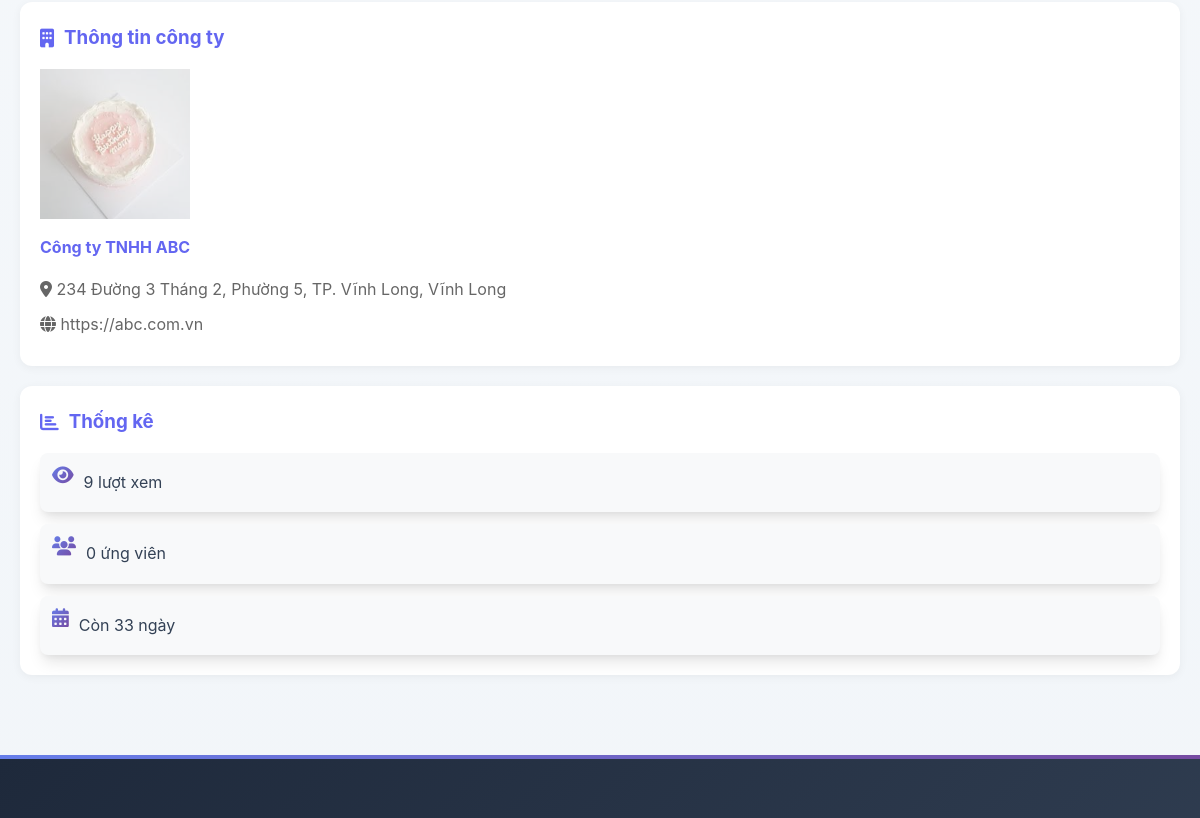
Page /tintuyendung/chitiet/13 (middle part) on the earlier database version.
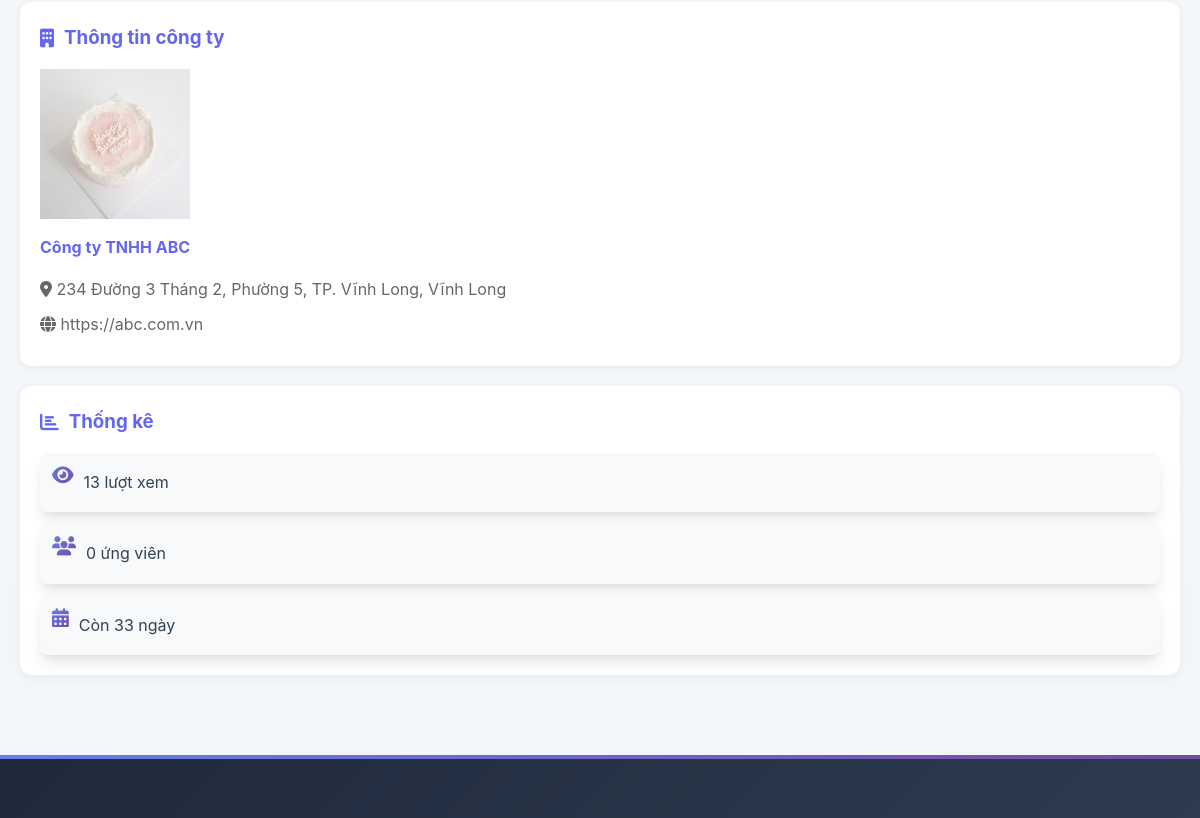
Same page on the later database version.
### tables this page shows
CREATE TABLE `tintuyendung` (
  `id` int(11) NOT NULL,
  `nguoidung_id` int(11) NOT NULL COMMENT 'ID nhà tuyển dụng',
  `tieude` varchar(500) NOT NULL,
  `nganhnghe_id` int(11) NOT NULL,
  `mucluong_id` int(11) DEFAULT NULL,
  `loaicongviec_id` int(11) DEFAULT NULL,
  `tinhthanh_id` int(11) DEFAULT NULL,
  `diachilamviec` text DEFAULT NULL,
  `soluong` int(11) DEFAULT 1,
  `gioitinh_yc` enum('nam','nu','khongphanbiet') DEFAULT 'khongphanbiet',
  `mota` text DEFAULT NULL,
  `yeucau` text DEFAULT NULL,
  `quyenloi` text DEFAULT NULL,
  `ngayhethan` date NOT NULL,
  `trangthai` enum('choduyet','dangmo','hethan','dong','an') DEFAULT 'choduyet',
  `luotxem` int(11) DEFAULT 0,
  `ngaydang` datetime DEFAULT current_timestamp(),
  `ngaycapnhat` datetime DEFAULT current_timestamp() ON UPDATE current_timestamp()
);

CREATE TABLE `thongtinnhatuyendung` (
  `id` int(11) NOT NULL,
  `nguoidung_id` int(11) NOT NULL,
  `tencongty` varchar(255) NOT NULL,
  `masothue` varchar(50) DEFAULT NULL,
  `diachi_congty` text DEFAULT NULL,
  `website` varchar(255) DEFAULT NULL,
  `logo` varchar(255) DEFAULT NULL,
  `mota` text DEFAULT NULL,
  `quymo` varchar(100) DEFAULT NULL,
  `linhvuc` varchar(255) DEFAULT NULL,
  `email_congty` varchar(255) DEFAULT NULL,
  `lydoyeucau` text DEFAULT NULL COMMENT 'Lý do muốn trở thành nhà tuyển dụng',
  `ngaygui` datetime DEFAULT current_timestamp(),
  `ngaycapnhat` datetime DEFAULT current_timestamp() ON UPDATE current_timestamp()
);

### app/controllers/TintuyendungController.php (called while the page is built, shortened)
<?php
require_once BASE_PATH . 'app/models/TinTuyenDungModel.php';
class TintuyendungController extends BaseController {
    private $tinModel;
    public function __construct() {
        $this->tinModel = new TinTuyenDungModel();
    }
    public function chitiet($id) {
        $tin = $this->tinModel->layChiTiet($id);
        $this->tinModel->tangLuotXem($id);
        $daUngTuyen = false;
        $cvHoSo = null;
        $tinLienQuan = $this->tinModel->timKiem('', $tin['nganhnghe_id'], null, null, null, 4, 0);
        $data = [
            'pageTitle' => $tin['tieude'],
            'tin' => $tin,
            'daUngTuyen' => $daUngTuyen,
            'cvHoSo' => $cvHoSo,
            'tinLienQuan' => $tinLienQuan
        ];
        $this->view('tintuyendung/chitiet', $data);
    }
}
?>

### app/core/Database.php (called while the page is built, shortened)
<?php
class Database {
    private static $instance = null;
    private $connection;
    private function __construct() {
        try {
            $this->connection = new PDO(
                "mysql:host=" . DB_HOST . ";dbname=" . DB_NAME . ";charset=utf8mb4",
                DB_USER,
                DB_PASS,
                [
                    PDO::ATTR_ERRMODE => PDO::ERRMODE_EXCEPTION,
                    PDO::ATTR_DEFAULT_FETCH_MODE => PDO::FETCH_ASSOC,
                    PDO::ATTR_EMULATE_PREPARES => false
                ]
            );
        } catch (PDOException $e) {
            die("Database connection failed: " . $e->getMessage());
        }
    }
    public static function getInstance() {
        if (self::$instance === null) {
            self::$instance = new self();
        }
        return self::$instance;
    }
    public function getConnection() {
        return $this->connection;
    }
}

### app/models/TinTuyenDungModel.php (called while the page is built, shortened)
<?php
class TinTuyenDungModel {
    private $db;
    private $table = 'tintuyendung';
    public function __construct() {
        $this->db = Database::getInstance()->getConnection();
    }
    public function layChiTiet($id) {
        $sql = "SELECT t.*, n.tennganh, tt.tentinh, m.tenmucluong, l.tenloai,
                nd.hoten, nd.email, nd.sodienthoai, nd.xacminh,
                nhatd.tencongty, nhatd.diachi_congty, nhatd.website, nhatd.logo,
                nhatd.mota as motacongty, nhatd.quymo, nhatd.linhvuc
                FROM " . $this->table . " t
                LEFT JOIN nganhnghe n ON t.nganhnghe_id = n.id
                LEFT JOIN tinhthanh tt ON t.tinhthanh_id = tt.id
                LEFT JOIN mucluong m ON t.mucluong_id = m.id
                LEFT JOIN loaicongviec l ON t.loaicongviec_id = l.id
                LEFT JOIN nguoidung nd ON t.nguoidung_id = nd.id
                LEFT JOIN thongtinnhatuyendung nhatd ON nd.id = nhatd.nguoidung_id
                WHERE t.id = :id";
        $stmt = $this->db->prepare($sql);
        $stmt->bindParam(':id', $id);
        $stmt->execute();
        return $stmt->fetch(PDO::FETCH_ASSOC);
    }
}
?>

### app/views/tintuyendung/chitiet.php (the view, shortened to what this page needs)
<?php require_once BASE_PATH . 'app/views/layouts/header.php'; ?>
<div class="container" style="margin-top: 100px;">
    <div class="row">
        <div class="col-md-4">
            <div class="company-info-box">
                <h3><i class="fas fa-building"></i> Thông tin công ty</h3>
                <div class="company-details">
                    <?php if ($tin['logo']): ?>
                        <img src="<?php echo BASE_URL . 'uploads/logo/' . $tin['logo']; ?>"
                             alt="<?php echo htmlspecialchars($tin['tencongty']); ?>"
                             style="width: 100%; max-width: 150px; margin-bottom: 15px;">
                    <?php endif; ?>
                    <h4><?php echo htmlspecialchars($tin['tencongty']); ?></h4>
                    <?php if ($tin['diachi_congty']): ?>
                        <p><i class="fas fa-map-marker-alt"></i> <?php echo htmlspecialchars($tin['diachi_congty']); ?></p>
                    <?php endif; ?>
                    <?php if ($tin['website']): ?>
                        <p><i class="fas fa-globe"></i> <a href="<?php echo htmlspecialchars($tin['website']); ?>" target="_blank" rel="noopener noreferrer"><?php echo htmlspecialchars($tin['website']); ?></a></p>
                    <?php endif; ?>
                </div>
            </div>
            <div class="job-stats-box">
                <h3><i class="fas fa-chart-bar"></i> Thống kê</h3>
                <div class="stats">
                    <div class="stat-item">
                        <i class="fas fa-eye"></i>
                        <span><?php echo number_format($tin['luotxem']); ?> lượt xem</span>
                    </div>
                    <div class="stat-item">
                        <i class="fas fa-users"></i>
                        <span><?php echo number_format($tin['sodon'] ?? 0); ?> ứng viên</span>
                    </div>
                    <div class="stat-item">
                        <i class="fas fa-calendar-alt"></i>
                        <span>Còn <?php echo max(0, floor((strtotime($tin['ngayhethan']) - time()) / 86400)); ?> ngày</span>
                    </div>
                </div>
            </div>
        </div>
    </div>
</div>
<?php require_once BASE_PATH . 'app/views/layouts/footer.php'; ?>

Differences in the rows shown:
changed tintuyendung "Công ty TNHH ABC": luotxem "9" → "13"
